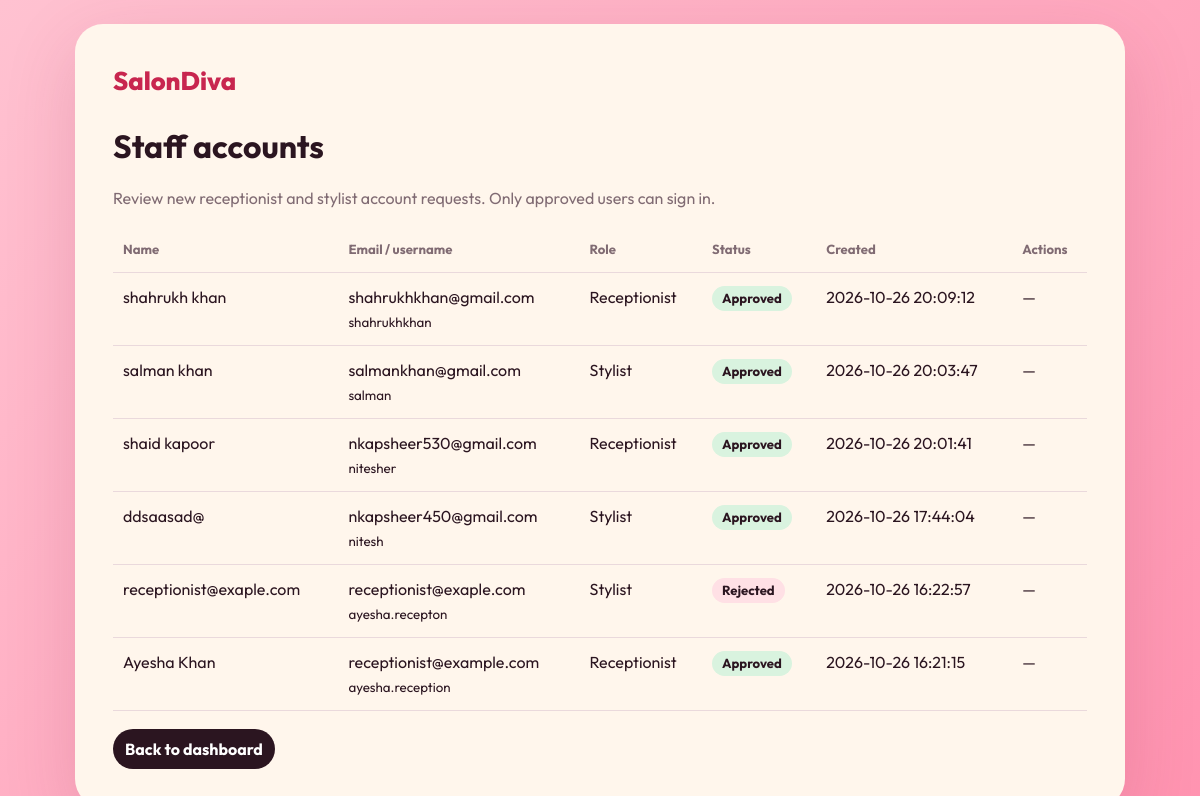
/admin-users.php (signed in), run on the app's committed database.
### tables this page shows
CREATE TABLE `users` (
  `id` bigint(20) UNSIGNED NOT NULL,
  `name` varchar(120) NOT NULL,
  `email` varchar(254) NOT NULL,
  `username` varchar(80) DEFAULT NULL,
  `password_hash` varchar(255) NOT NULL,
  `role` enum('admin','receptionist','stylist') NOT NULL DEFAULT 'stylist',
  `is_active` tinyint(1) NOT NULL DEFAULT 1,
  `account_status` enum('pending','approved','rejected') NOT NULL DEFAULT 'pending',
  `created_at` timestamp NOT NULL DEFAULT current_timestamp(),
  `updated_at` timestamp NOT NULL DEFAULT current_timestamp() ON UPDATE current_timestamp()
);

### app/db.php (called while the page is built, shortened)
<?php
function db(): PDO
{
    static $pdo = null;
    if ($pdo instanceof PDO) {
        return $pdo;
    }
    $config = require __DIR__ . '/config.php';
    $host = (string)($config['db_host'] ?? '127.0.0.1');
    $dbname = (string)($config['db_name'] ?? 'salondiva');
    $user = (string)($config['db_user'] ?? 'root');
    $pass = (string)($config['db_pass'] ?? '');
    $port = !empty($config['db_port']) ? (int)$config['db_port'] : 3306;
    $portStr = ($port > 0 && $port !== 3306) ? ";port={$port}" : '';
    $options = [
        PDO::ATTR_ERRMODE => PDO::ERRMODE_EXCEPTION,
        PDO::ATTR_DEFAULT_FETCH_MODE => PDO::FETCH_ASSOC,
        PDO::ATTR_EMULATE_PREPARES => false,
    ];
    $hostsToTry = array_unique([$host, '127.0.0.1', 'localhost']);
    $lastError = null;
    foreach ($hostsToTry as $currentHost) {
        try {
            $dsn = sprintf('mysql:host=%s%s;dbname=%s;charset=utf8mb4', $currentHost, $portStr, $dbname);
            $pdo = new PDO($dsn, $user, $pass, $options);
            return $pdo;
        } catch (PDOException $e) {
            $lastError = $e;
            if ($e->getCode() === 1049 || stripos($e->getMessage(), 'Unknown database') !== false) {
                try {
                    $serverDsn = sprintf('mysql:host=%s%s;charset=utf8mb4', $currentHost, $portStr);
                    $serverPdo = new PDO($serverDsn, $user, $pass, $options);
                    $serverPdo->exec("CREATE DATABASE IF NOT EXISTS `{$dbname}` CHARACTER SET utf8mb4 COLLATE utf8mb4_unicode_ci");
                    $pdo = new PDO($dsn, $user, $pass, $options);
                    $sqlFile = dirname(__DIR__) . DIRECTORY_SEPARATOR . 'salondiva.sql';
                    if (file_exists($sqlFile)) {
                        $sql = file_get_contents($sqlFile);
                        if ($sql !== false && trim($sql) !== '') {
                            $pdo->exec($sql);
                        }
                    }
                    return $pdo;
                } catch (Throwable $initEx) {
                    $lastError = $initEx;
                }
            }
        }
    }
    throw new RuntimeException(
        'Database connection failed. Please ensure MySQL is running in XAMPP: ' . ($lastError ? $lastError->getMessage() : 'unknown error'),
        0,
        $lastError
    );
}

### public/admin-users.php (the view, shortened to what this page needs)
<?php
function h(string $v): string { return htmlspecialchars($v, ENT_QUOTES, 'UTF-8'); }
$users = db()->query("SELECT id,name,email,username,role,account_status,created_at FROM users WHERE role IN ('receptionist','stylist') ORDER BY (account_status='pending') DESC, created_at DESC LIMIT 300")->fetchAll();
?>
<!doctype html><html lang="en"><head><meta charset="utf-8"><meta name="viewport" content="width=device-width,initial-scale=1"><title>SalonDiva · Staff accounts</title>
</head><body><main class="wrap"><div class="brand">SalonDiva</div><h1>Staff accounts</h1><p class="muted">Review new receptionist and stylist account requests. Only approved users can sign in.</p>
<?php if (!$users): ?><div class="empty">No staff accounts yet.</div><?php else: ?><div class="table-wrap"><table><thead><tr><th>Name</th><th>Email / username</th><th>Role</th><th>Status</th><th>Created</th><th>Actions</th></tr></thead><tbody>
<?php foreach ($users as $u): ?><tr><td><?= h($u['name']) ?></td><td><?= h($u['email']) ?><br><small><?= h($u['username'] ?? '') ?></small></td><td><?= h(ucfirst($u['role'])) ?></td><td><span class="pill <?= h($u['account_status']) ?>"><?= h(ucfirst($u['account_status'])) ?></span></td><td><?= h($u['created_at']) ?></td><td><?php if ($u['account_status'] === 'pending'): ?><div class="actions"><form method="post"><input type="hidden" name="_csrf" value="<?= h(csrf_token()) ?>"><input type="hidden" name="id" value="<?= (int)$u['id'] ?>"><input type="hidden" name="account_status" value="approved"><button class="approve" type="submit">Approve</button></form><form method="post"><input type="hidden" name="_csrf" value="<?= h(csrf_token()) ?>"><input type="hidden" name="id" value="<?= (int)$u['id'] ?>"><input type="hidden" name="account_status" value="rejected"><button class="reject" type="submit">Reject</button></form></div><?php else: ?>—<?php endif; ?></td></tr><?php endforeach; ?>
</tbody></table></div><?php endif; ?><a class="back" href="dashboard.php">Back to dashboard</a></main></body></html>

### public/admin-users.php (style rules this page uses)
* { box-sizing:border-box }
body { margin:0;padding:24px;background:linear-gradient(135deg,#ffc2d1,#ff93b0);font:16px/1.5 Outfit,system-ui,sans-serif;color:#2b1520 }
.wrap { max-width:1050px;margin:auto;background:#fff6ec;padding:clamp(20px,4vw,38px);border-radius:28px;box-shadow:0 22px 70px #8f24452b }
.brand { font-size:1.6rem;font-weight:800;color:#c8264f }
h1 { margin-bottom:4px }
.muted { color:#806b73 }
table { width:100%;border-collapse:collapse;margin-top:18px }
th,td { text-align:left;padding:12px 10px;border-bottom:1px solid #ead9dc;vertical-align:top }
th { font-size:.82rem;color:#806b73 }
.pill { display:inline-block;padding:3px 10px;border-radius:999px;background:#ffedbc;font-size:.82rem;font-weight:700 }
.approved { background:#d9f3df }
.rejected { background:#ffe0e5 }
button,.back { border:0;border-radius:999px;padding:8px 12px;font:inherit;font-weight:700;cursor:pointer;text-decoration:none;display:inline-block }
.back { background:#2b1520;color:white;margin-top:18px }

### data on the page
users: name "shahrukh khan", email "shahrukhkhan@gmail.com", username "shahrukhkhan", role "Receptionist", account_status "Approved", created_at "2026-10-26 20:09:12"
users: name "salman khan", email "salmankhan@gmail.com", username "salman", role "Stylist", account_status "Approved", created_at "2026-10-26 20:03:47"
users: name "shaid kapoor", email "nkapsheer530@gmail.com", username "nitesher", role "Receptionist", account_status "Approved", created_at "2026-10-26 20:01:41"
users: name "ddsaasad@", email "nkapsheer450@gmail.com", username "nitesh", role "Stylist", account_status "Approved", created_at "2026-10-26 17:44:04"
users: name "receptionist@exaple.com", email "receptionist@exaple.com", username "ayesha.recepton", role "Stylist", account_status "Rejected", created_at "2026-10-26 16:22:57"
users: name "Ayesha Khan", email "receptionist@example.com", username "ayesha.reception", role "Receptionist", account_status "Approved", created_at "2026-10-26 16:21:15"
